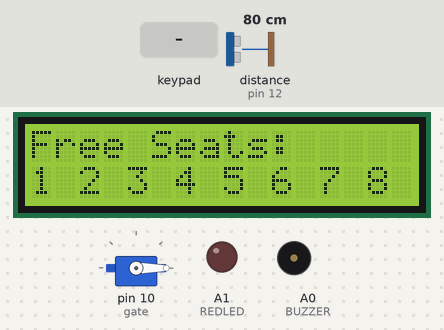
Bench run of a sketch on a simulated Arduino Uno, built with avr-gcc and run on an emulated ATmega328P. Shown: 16×2 character LCD, servo, output pins drawn as LEDs (lit = HIGH), buzzer (waves = sounding). The test bench sets the inputs (shaded band); at power-on: distance to the obstacle (sensor on pin 12) 80 cm. The echo pulse lasts 58.3 µs per cm; pins used as bus, display or sensor lines are not drawn; what the sketch prints to the serial monitor is not drawn.

Above: at 1.2 s.
1.3 s: keypad keys 2 3 4 5 pressed 0.4 s apart
At 2.3 s:
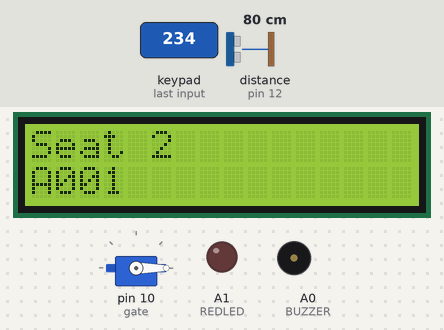
5.9 s: key '2' pressed
At 7.9 s:
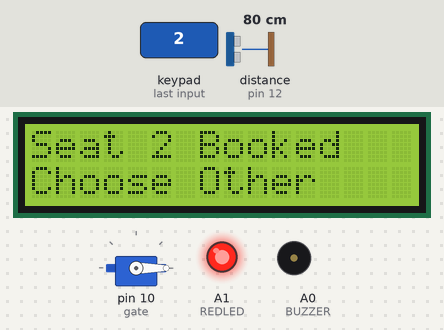
8.2 s: distance to the obstacle (sensor on pin 12) set to 12 cm
9.8 s: distance to the obstacle (sensor on pin 12) set to 9 cm
At 12.1 s:
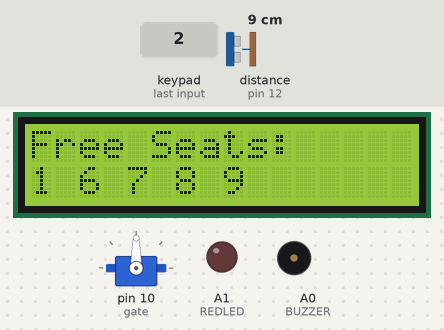
12.8 s: key '1' pressed
At 13.7 s:
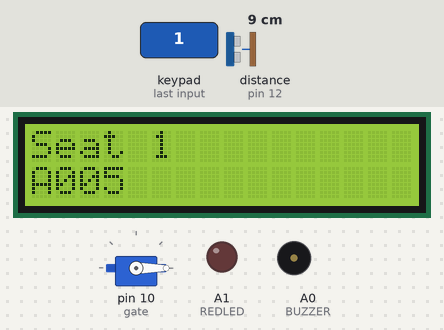
Timing chart, 0 to 18.0 s (numbered marks = the images above; inputs shaded):
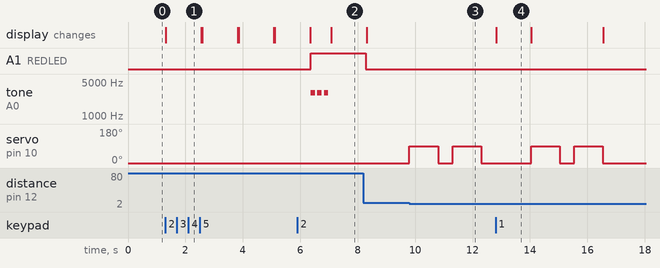

Measured:
- the behaviour switches between 11 and 10 cm on distance to the obstacle (sensor on pin 12) (found by bisection; images 2 and 3)
- after the input at 1.3 s, the display: changes at once (image 1)
- after the input at 5.9 s, A1 (REDLED): LOW → HIGH after 0.47 s; tone on A0 (BUZZER): alternates 3000 Hz for 0.15 s and silent for 0.08 s, 6 changes in all, then stays silent, starting after 0.47 s; the display: first differs from a run without the input after 1.2 s (image 2)
- after the input at 9.8 s, servo on pin 10 (gate): alternates 90° for 1.0 s and 0° for 0.50 s, starting at once
- after the input at 12.8 s, the display: changes at once (image 4)
- what the display in image 4 shows lasts 1.2 s, from 12.8 s to 14.0 s

The sketch:

SmartTransit.ino
```cpp
#include <Wire.h>
#include <LiquidCrystal_I2C.h>
#include <Keypad.h>
#include <Servo.h>

LiquidCrystal_I2C lcd(0x27, 16, 2);
Servo gate;

// ================= KEYPAD =================
const byte ROWS = 4;
const byte COLS = 4;

char keys[ROWS][COLS] = {
{'1','2','3','A'},
{'4','5','6','B'},
{'7','8','9','C'},
{'*','0','#','D'}
};

byte rowPins[ROWS] = {2,3,4,5};
byte colPins[COLS] = {6,7,8,9};

Keypad keypad = Keypad(makeKeymap(keys), rowPins, colPins, ROWS, COLS);

// ================= SYSTEM =================
bool booked[10];
int queueSeat[10];
String tokenList[10];

int front = 0;
int rear = 0;
int token = 1;
int passengers = 0;

// ================= BUS =================
bool busFull = false;
unsigned long busFullStart = 0;
int waitTime = 15;

// ================= ULTRASONIC =================
#define TRIG 11
#define ECHO 12

// ================= ALERT =================
#define BUZZER A0
#define REDLED A1

void setup() {

Serial.begin(9600);

lcd.init();
lcd.backlight();

gate.attach(10);
gate.write(0);

pinMode(TRIG, OUTPUT);
pinMode(ECHO, INPUT);

pinMode(BUZZER, OUTPUT);
pinMode(REDLED, OUTPUT);

showSeats();
}

// ================= LOOP =================
void loop() {

if(busFull){
handleBusFull();
return;
}

booking();
gateSystem();
}

// ================= LCD FREE SEATS =================
void showSeats() {

lcd.clear();
lcd.print("Free Seats:");

lcd.setCursor(0,1);

for(int i=1;i<=9;i++){
if(!booked[i]){
lcd.print(i);
lcd.print(" ");
}
}
}

// ================= LOUD BEEP =================
void loudBeep(){

for(int i=0;i<3;i++){
tone(BUZZER, 3000);
delay(150);
noTone(BUZZER);
delay(80);
}
}

// ================= BOOKING =================
void booking() {

char key = keypad.getKey();

if(key>='1' && key<='9'){

int seat = key-'0';

// already booked
if(booked[seat]){

digitalWrite(REDLED, HIGH);

loudBeep();

lcd.clear();
lcd.print("Seat ");
lcd.print(seat);
lcd.print(" Booked");

lcd.setCursor(0,1);
lcd.print("Choose Other");

delay(1200);

digitalWrite(REDLED, LOW);

showSeats();
return;
}

// new booking
booked[seat]=true;

String tk=makeToken();

queueSeat[rear]=seat;
tokenList[rear]=tk;
rear++;

lcd.clear();
lcd.print("Seat ");
lcd.print(seat);

lcd.setCursor(0,1);
lcd.print(tk);

Serial.print("BOOKED,");
Serial.print(seat);
Serial.print(",");
Serial.println(tk);

delay(1200);

showSeats();
}
}

// ================= TOKEN =================
String makeToken(){

String t="A00";
t += String(token++);
return t;
}

// ================= GATE =================
void gateSystem(){

if(front>=rear)return;

long duration;
int dist;

digitalWrite(TRIG,LOW);
delayMicroseconds(2);

digitalWrite(TRIG,HIGH);
delayMicroseconds(10);
digitalWrite(TRIG,LOW);

duration=pulseIn(ECHO,HIGH);
dist=duration*0.034/2;

if(dist>0 && dist<10){

gate.write(90);
delay(1000);
gate.write(0);

Serial.println("GATE_OPEN");

passengers++;
front++;

if(passengers>=4){
startBusFull();
}

delay(500);
}
}

// ================= BUS FULL =================
void startBusFull(){

busFull=true;
busFullStart=millis();

Serial.println("BUS_FULL");

lcd.clear();
lcd.print("BUS FULL");
delay(1000);
}

// ================= TIMER =================
void handleBusFull(){

int elapsed=(millis()-busFullStart)/1000;
int remaining=waitTime-elapsed;

static int last=-1;

if(remaining!=last){

lcd.clear();
lcd.print("BUS FULL");

lcd.setCursor(0,1);
lcd.print("Next:");
lcd.print(remaining);
lcd.print("s");

last=remaining;
}

if(remaining<=0){
resetBus();
busFull=false;
last=-1;
}
}

// ================= RESET =================
void resetBus(){

for(int i=0;i<10;i++){
booked[i]=false;
queueSeat[i]=0;
tokenList[i]="";
}

front=0;
rear=0;
passengers=0;

lcd.clear();
lcd.print("NEW BUS ARRIVED");

Serial.println("NEW_BUS");

delay(2000);

showSeats();
}
```
